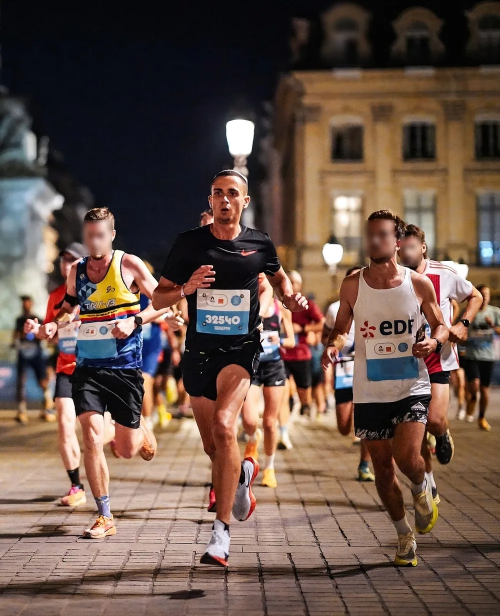
#> input picture photo_10k_jo.webp, 1000 x 1231 px, found by its file name (shown at 1/2 size)
$ python _make_og.py
#> lines starting #> are read from the running program, lines starting #| are printed output that depends on the picture
#!/usr/bin/env python3
# Génère la carte Open Graph (1200x630) : "COACH RUNNING / TOUS NIVEAUX"
import numpy as np
from PIL import Image, ImageDraw, ImageFont

W, H = 1200, 630
ORANGE = (255, 107, 53)
WHITE = (255, 255, 255)
FONT_DIR = "/usr/share/fonts/truetype/lato/"
f_title = lambda s: ImageFont.truetype(FONT_DIR + "Lato-BlackItalic.ttf", s)
f_bold  = lambda s: ImageFont.truetype(FONT_DIR + "Lato-Bold.ttf", s)

# --- Fond : dégradé vertical navy (près du noir en haut -> navy en bas) ---
top = np.array([7, 11, 18], float)
bot = np.array([11, 24, 42], float)
grad = (top[None, :] + (bot - top)[None, :] * (np.linspace(0, 1, H)[:, None]))
bg = np.repeat(grad[:, None, :], W, axis=1).astype(np.uint8)
img = Image.fromarray(bg, "RGB")
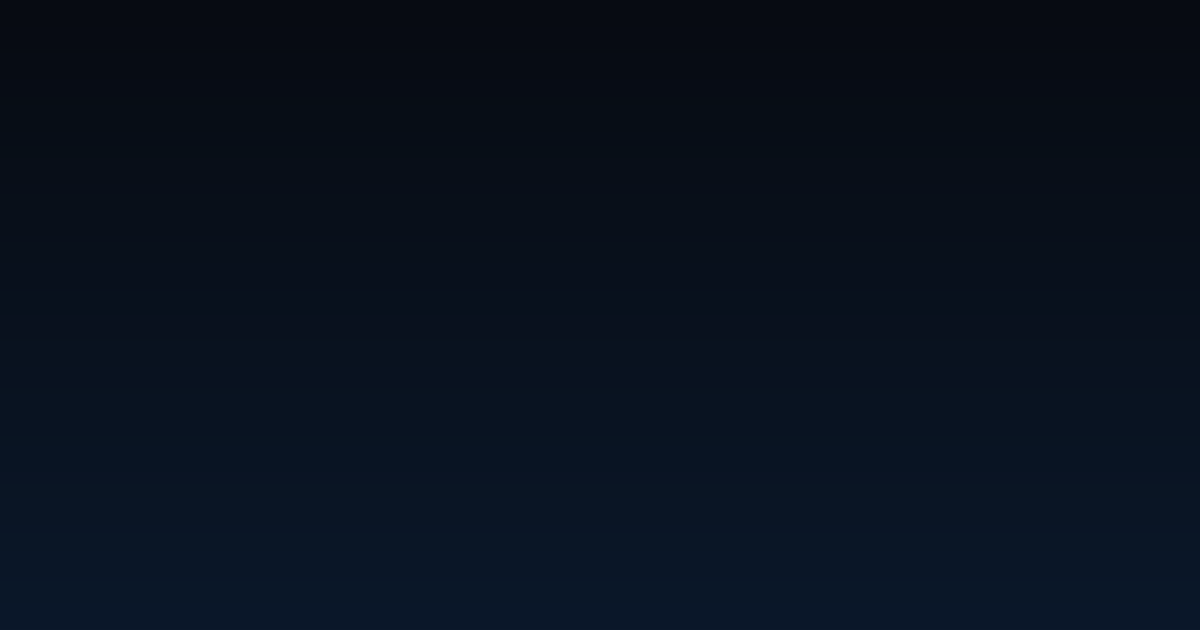
#> img: PIL image 1200x630 RGB; mean R, G, B 8.5, 17, 29.5

# --- Photo à droite, fondu diagonal vers le navy ---
photo = Image.open("photo_10k_jo.webp").convert("RGB")
#> photo is the input picture: PIL image 1000x1231 RGB; mean R, G, B 103.8, 82.9, 72.6
pw = 640
scale = pw / photo.width
#> scale = 0.64
photo = photo.resize((pw, int(photo.height * scale)), Image.LANCZOS)
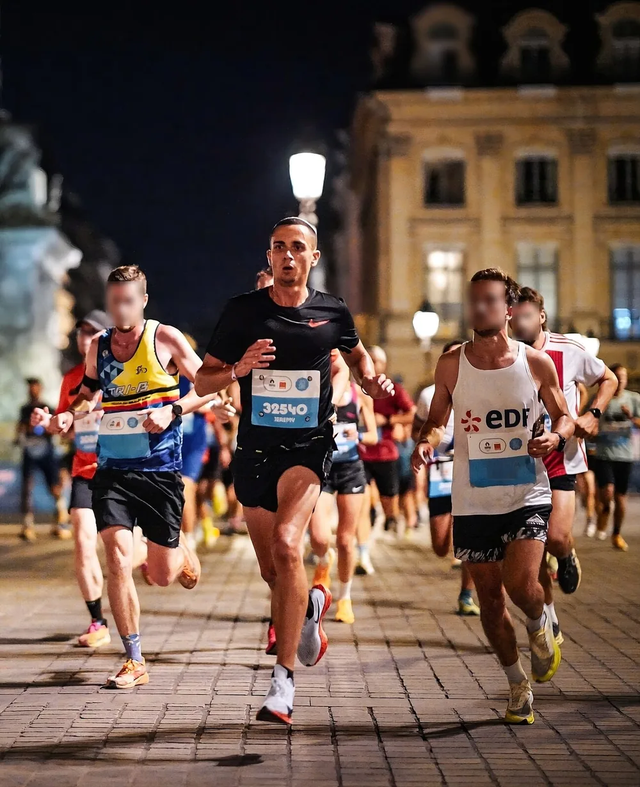
#> photo: PIL image 640x787 RGB; mean R, G, B 103.8, 82.9, 72.6
photo = photo.crop((0, 0, pw, H))
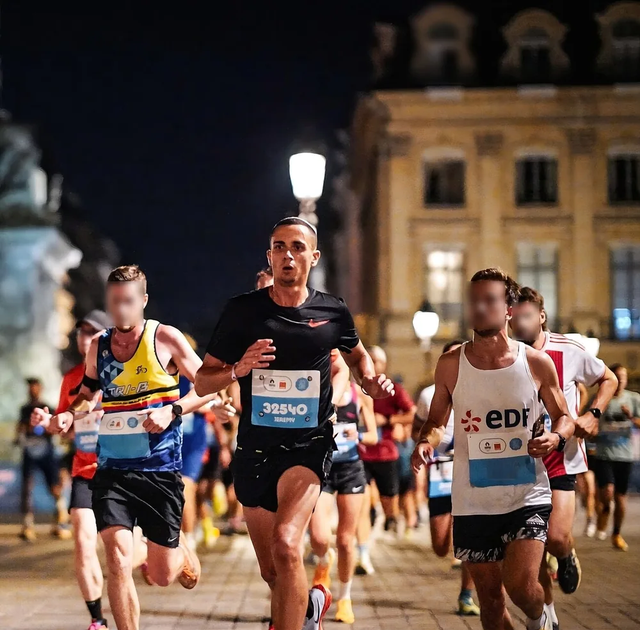
#> photo: PIL image 640x630 RGB; mean R, G, B 96.6, 77, 67
photo = Image.fromarray((np.asarray(photo, float) * 0.8).astype(np.uint8), "RGB")  # assombrie
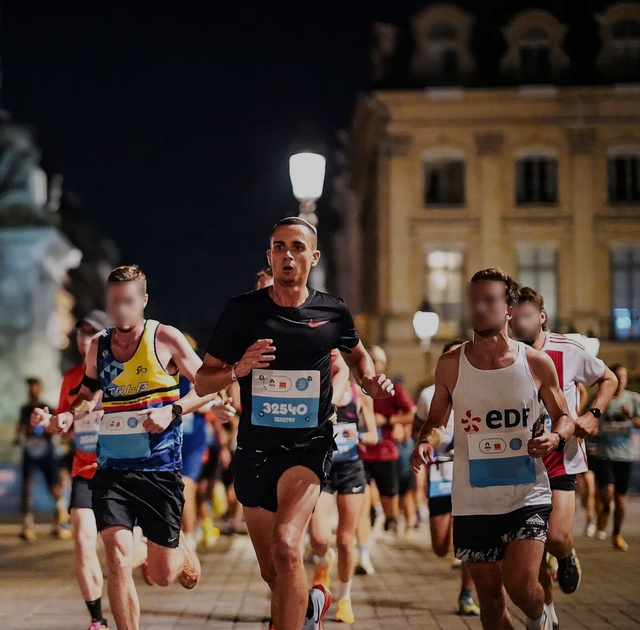
#> photo: PIL image 640x630 RGB; mean R, G, B 76.9, 61.2, 53.2
px0 = W - pw  # 560
# masque alpha diagonal (le navy occupe une large bande à gauche)
xs = np.arange(W)[None, :]
ys = np.arange(H)[:, None]
edge = 612 + 120 * (ys / H)     # bord du fondu (plus à droite en bas)
fade = 150.0
alpha = np.clip((xs - edge) / fade, 0, 1)
mask = Image.fromarray((alpha * 255).astype(np.uint8), "L")
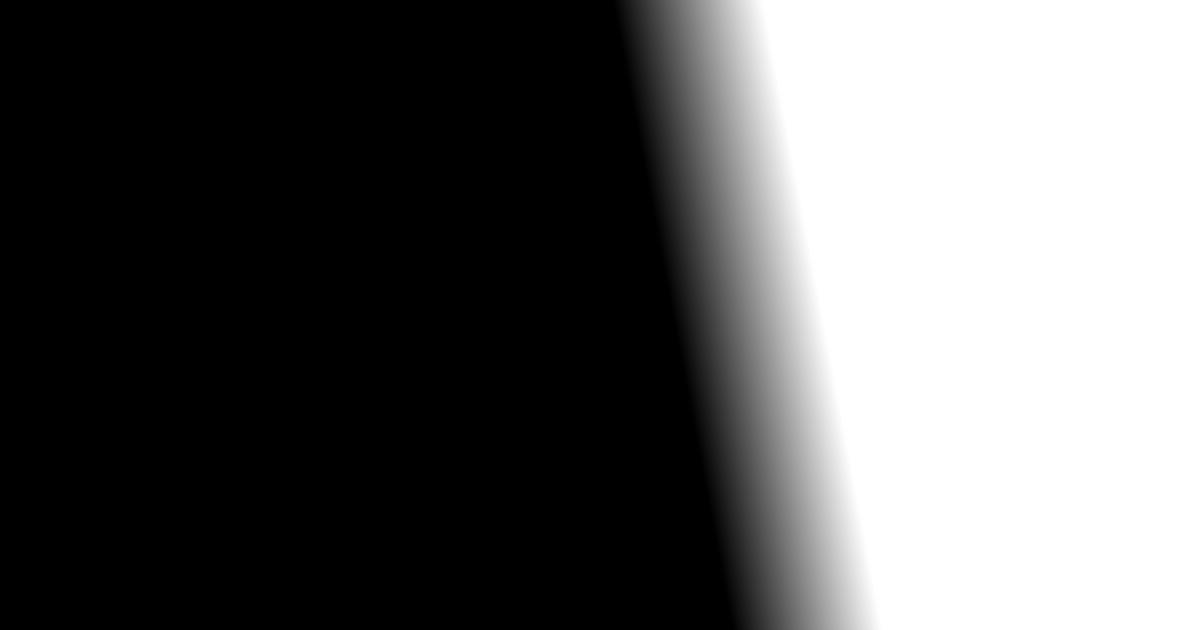
#> mask: PIL image 1200x630 L; min 0, max 255, mean 96.1
photo_full = Image.new("RGB", (W, H), (0, 0, 0))
#> photo_full: PIL image 1200x630 RGB; every value is 0
photo_full.paste(photo, (px0, 0))
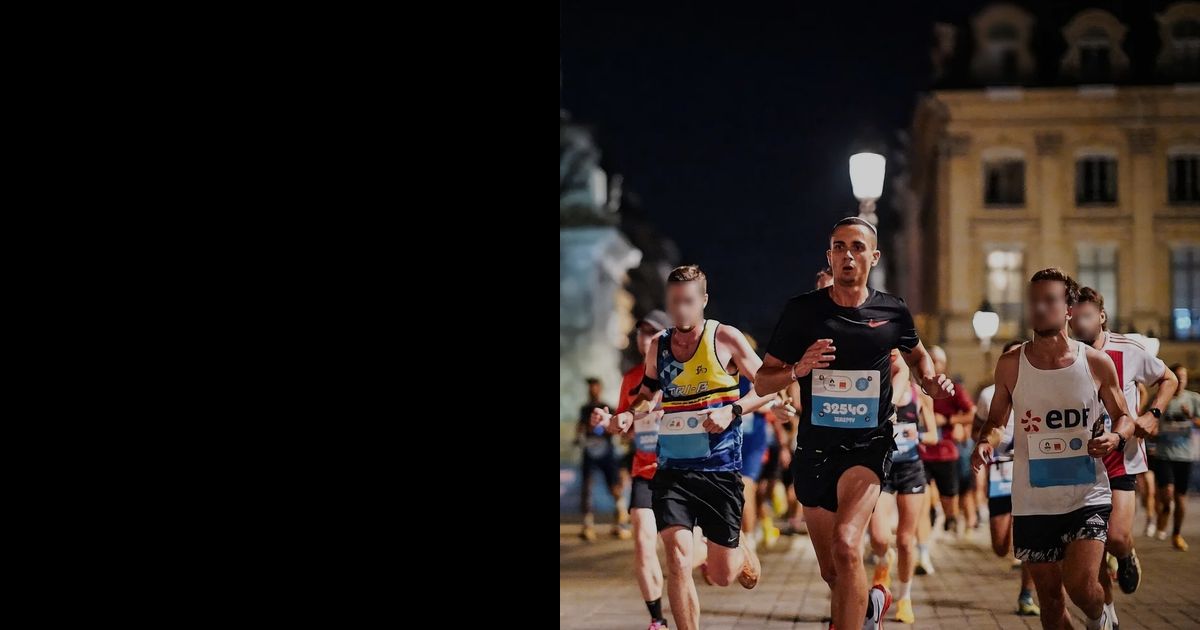
#> photo_full: PIL image 1200x630 RGB; mean R, G, B 41, 32.6, 28.4
img = Image.composite(photo_full, img, mask)
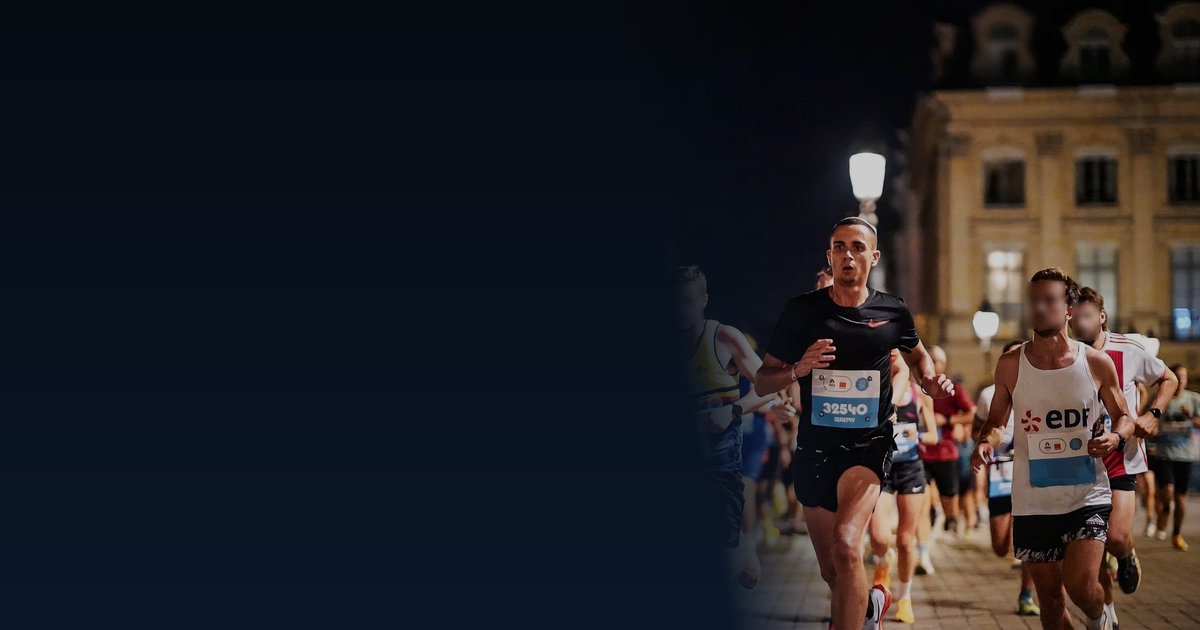
#> img: PIL image 1200x630 RGB; mean R, G, B 34.3, 33.1, 37.3

draw = ImageDraw.Draw(img)

# --- Logo REDING RUNNING (haut gauche) ---
#> (the run stopped early here; a loop or call above may not have finished)

$ run again, with coaching_terrain.webp copied over photo_10k_jo.webp
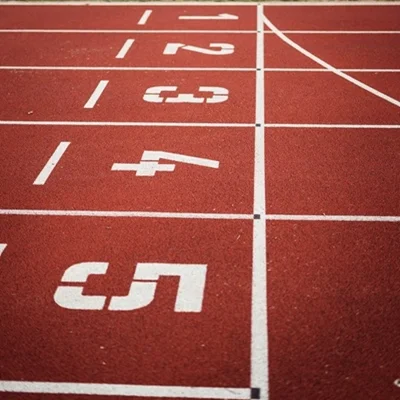
#> input picture coaching_terrain.webp, 400 x 400 px, found by its file name
#> photo is the input picture: PIL image 400x400 RGB; mean R, G, B 158.1, 79.8, 70.6
#> `photo_full.paste(photo, (px0, 0))`:
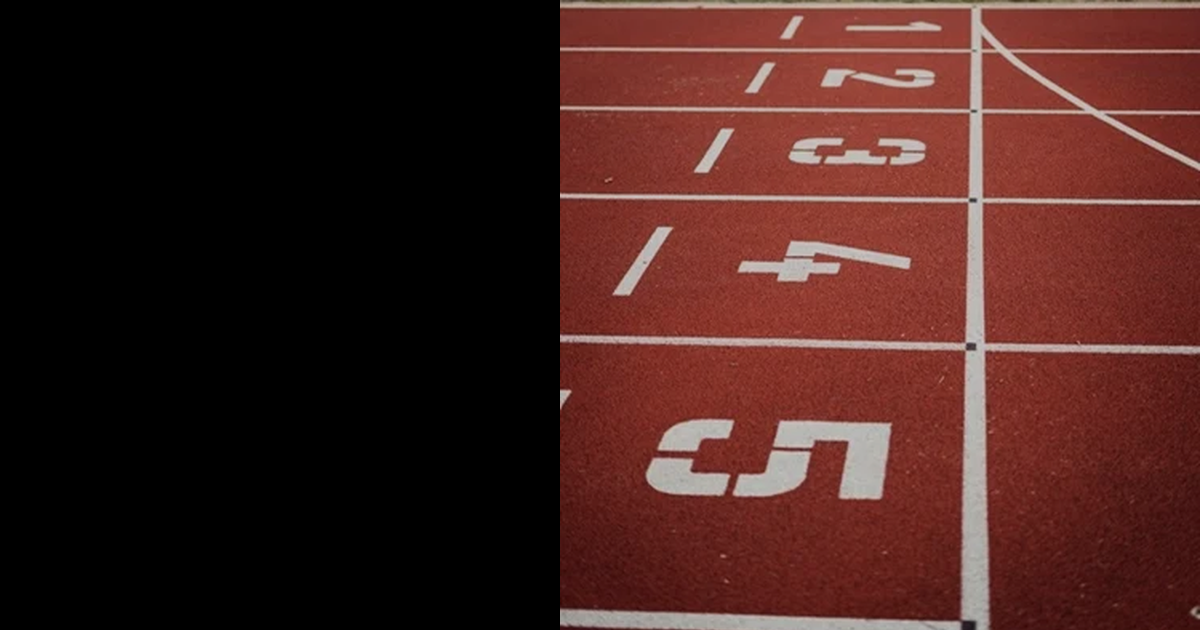
#> photo_full: PIL image 1200x630 RGB; mean R, G, B 67.5, 33.9, 29.9
#> `img = Image.composite(photo_full, img, mask)`:
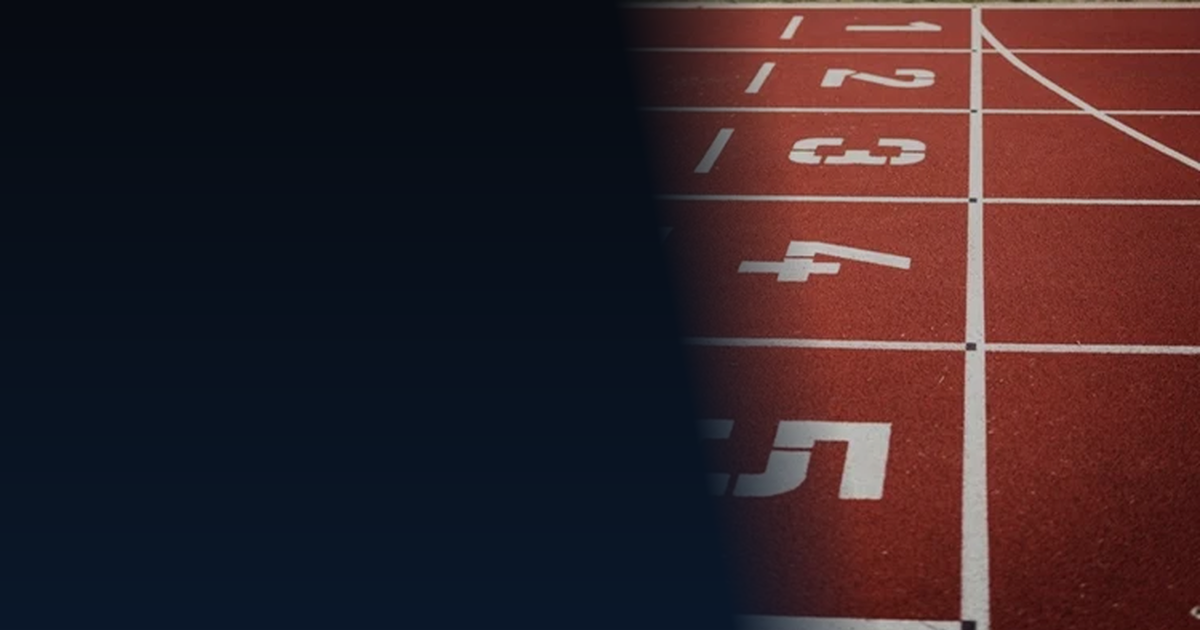
#> img: PIL image 1200x630 RGB; mean R, G, B 53.7, 35.3, 40.3
